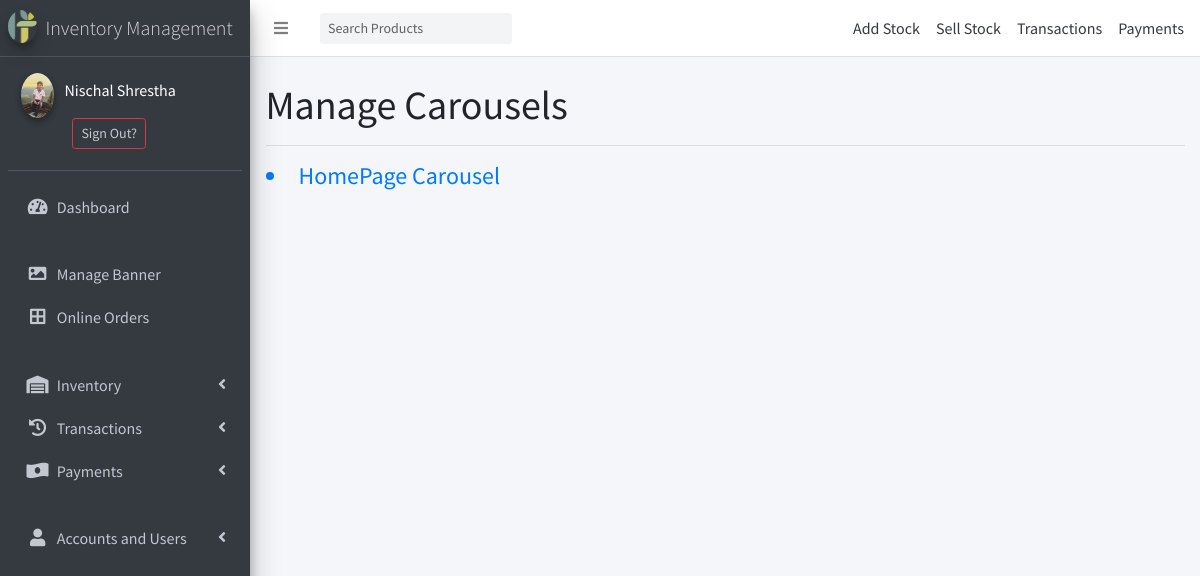
/inventory/carousels/ (signed in), run on the app's committed database.
### accounts/models.py (models this page shows)
class User(AbstractBaseUser, PermissionsMixin):
    class Types(models.TextChoices):
        ADMIN = "ADMIN", "Admin"
        STAFF = "STAFF", "Staff"
        CUSTOMER = "CUSTOMER", "Customer"
    base_type = Types.CUSTOMER
    _type = models.CharField(
        _("Type"), max_length=50, choices=Types.choices, default=base_type
    )
    email = models.EmailField(max_length=254, unique=True)
    first_name = models.CharField(max_length=128)
    last_name = models.CharField(max_length=128)
    is_staff = models.BooleanField(default=False)
    is_superuser = models.BooleanField(default=False)
    is_active = models.BooleanField(default=True)
    last_login = models.DateTimeField(null=True, blank=True)
    date_joined = models.DateTimeField(auto_now_add=True)
    USERNAME_FIELD = 'email'
    EMAIL_FIELD = 'email'
    REQUIRED_FIELDS = ['first_name','last_name','_type']
    objects = UserManager()

### Userprofile/models.py (models this page shows, shortened)
class Profile(models.Model):
    user = models.OneToOneField(User, on_delete=models.CASCADE)
    mobile_num_regex = RegexValidator(regex="^[0-9]{9,15}$", message="Entered mobile number isn't in a right format!")
    contact = models.CharField(validators=[mobile_num_regex], max_length=13, blank=True, null=True)
    dp = models.ImageField(default='user.png',upload_to='profile_pics')

### inventory/models.py (models this page shows)
class Carousel(models.Model):
    carousel_name = models.CharField(max_length=50)
    def __str__(self):
        return self.carousel_name

### inventory/views.py (the view)
# urls.py: path("carousels/", CarouselListView.as_view(), name="carousels-list"),
class CarouselListView(LoginRequiredMixin, UserPassesTestMixin, ListView):
    model = Carousel
    context_object_name = 'carousels'
    template_name = "inventory/carousel_list.html"
    def test_func(self):
        return self.request.user._type in ['ADMIN', 'STAFF']

### inventory/context_processors.py (called while the page is built)
def category(request):
    return {
        'categories': Category.objects.parents(),
        'cart_items': Order.objects.get_or_create(user=request.user, status='NO')[0].items.all().count() if request.user.is_authenticated else None,
        }

### inventory/models.py (called while the page is built)
    def parents(self):
        qs = super(CategoryManager, self).filter(parent = None)
        return qs

### templates/inventory/carousel_list.html (shortened to what this page needs)
{% extends 'inventory_side_base.html' %}
{% block content %}
<h1>Manage Carousels</h1><hr>
{% for carousel in carousels %}
<h4><a href="" class='carousel-href-btn'><li id='{{carousel.id}}'>{{carousel}}</li></a></h4>
{% endfor %}
{% endblock content %}

### templates/side_nav.html (shortened to what this page needs)
{% load static %}
<aside class="main-sidebar sidebar-dark-primary elevation-4">
    <a href="/" class="brand-link">
      <img src="{% static '../media/favicon.png' %}" alt="IMS" class="brand-image img-circle elevation-3 ml-0"
           style="opacity: .8">
      <span class="brand-text font-weight-light">Inventory Management</span>
    </a>
    <div class="sidebar">
      <div class="user-panel mt-3 pb-3 mb-3 d-flex">
        {% if user.is_authenticated %}
          <div class="image">
            <img src="{{request.user.profile.dp.url}}" class="img-circle elevation-2" alt="User Image">
          </div>
          <div class="info">
          <a class="text-white mr-2" href="{% url 'profile' %}" id="navbarDropdown" role="button" aria-haspopup="true" aria-expanded="false">
            <p class="d-block">{{request.user.first_name}} {{request.user.last_name}}</p>
          </a>
          <a class="btn btn-sm btn-outline-danger" href="{% url 'account_logout' %}">Sign Out?</a>
        {% else %}
          <a class="btn mr-1 mb-1 btn-sm btn-outline-success text-light" href="{% url 'account_login' %}">Sign In</a>
          {% comment %} <a class="btn btn-sm mb-1 btn-warning text-dark" href="{% url 'account_signup' %}">Signup</a> {% endcomment %}
        {% endif %}
        </div>
      </div>
      <nav class="mt-2">
        <ul class="nav nav-pills nav-sidebar flex-column" data-widget="treeview" role="menu" data-accordion="false">
          <li class="nav-item">
            <a href="{% url 'main:admin-home' %}" class="nav-link">
              <i class="nav-icon fas fa-tachometer-alt active"></i>
              <p>
                Dashboard
              </p>
            </a>
          </li><br>
          <li class="nav-item">
            <a href="{% url 'inventory:carousels-list' %}" class="nav-link">
              <i class="nav-icon fas fa-image active"></i>
              <p>
                Manage Banner
              </p>
            </a>
          </li>
          <li class="nav-item">
            <a href="{% url 'inventory:orders-list' %}" class="nav-link">
              <i class="nav-icon fas fa-border-all active"></i>
              <p>
                Online Orders
              </p>
            </a>
          </li><br>
          {% if user.is_authenticated %}
          <li class="nav-item has-treeview menu-closed">
            <a href="#" class="nav-link">
              <i class="nav-icon fas fa-warehouse"></i>
              <p>
                Inventory
                <i class="right fas fa-angle-left"></i>
              </p>
            </a>
          </li>
          <li class="nav-item has-treeview menu-closed">
            <a href="#" class="nav-link">
              <i class="nav-icon fas fa-history"></i>
              <p>
                Transactions
                <i class="right fas fa-angle-left"></i>
              </p>
            </a>
          </li>
          <li class="nav-item has-treeview menu-closed">
            <a href="#" class="nav-link">
              <i class="nav-icon fas fa-money-bill-wave-alt"></i>
              <p>
                Payments
                <i class="right fas fa-angle-left"></i>
              </p>
            </a>
          </li>
          {% endif %}
          {% if user.is_staff %}
          <br>
          <li class="nav-item has-treeview menu-closed">
            <a href="#" class="nav-link">
              <i class="nav-icon fas fa-user"></i>
              <p>
                Accounts and Users
                <i class="right fas fa-angle-left"></i>
              </p>
            </a>
          </li>
          {% endif %}
        </ul>
      </nav>
    </div>
  </aside>

### data on the page
User: user.profile.dp (picture), user.first_name "Nischal", user.last_name "Shrestha"
Carousel: carousel_name "HomePage Carousel"
